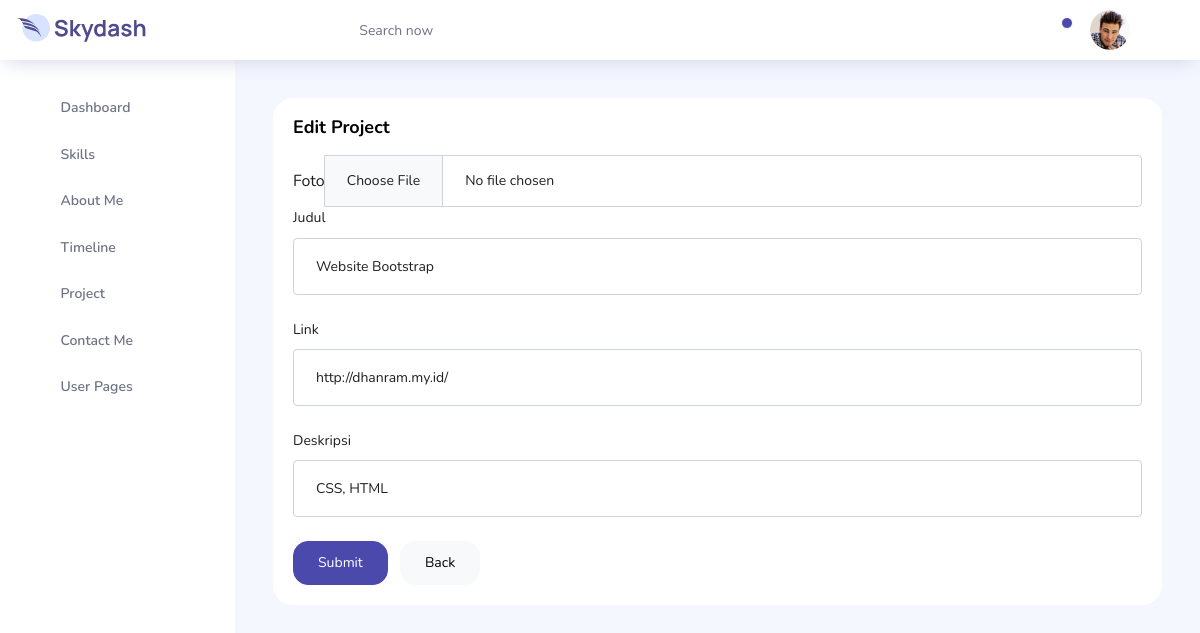
Screenshot of /admin/project_add.php?edit=3 with the database file from the repository.
### tables this page shows
CREATE TABLE `project` (
  `id` int(11) NOT NULL,
  `judul` varchar(100) NOT NULL,
  `foto` varchar(150) NOT NULL,
  `deskripsi` text NOT NULL,
  `link` varchar(100) DEFAULT NULL,
  `created_at` timestamp NOT NULL DEFAULT current_timestamp(),
  `updated_at` timestamp NOT NULL DEFAULT current_timestamp() ON UPDATE current_timestamp()
);

### admin/project_add.php (the view, shortened to what this page needs)
<?php
include '../conn.php';
$id = isset($_GET['edit']) ? $_GET['edit'] : '';
$queryEdit = mysqli_query($conn, "SELECT * FROM project WHERE id = '$id'");
$rowEdit = mysqli_fetch_assoc($queryEdit);
?>
<!DOCTYPE html>
<html lang="en">
<head>
    <link rel="stylesheet" href="assets/vendors/feather/feather.css">
    <link rel="stylesheet" href="assets/vendors/ti-icons/css/themify-icons.css">
    <link rel="stylesheet" href="assets/vendors/css/vendor.bundle.base.css">
    <link rel="stylesheet" href="assets/vendors/font-awesome/css/font-awesome.min.css">
    <link rel="stylesheet" href="assets/vendors/mdi/css/materialdesignicons.min.css">
    <link rel="stylesheet" href="assets/css/style.css">
</head>
<body>
    <div class="container-scroller">
        <?php include 'inc/header.php'; ?>
        <div class="container-fluid page-body-wrapper">
            <?php include 'inc/sidebar.php'; ?>
            <div class="main-panel">
                <div class="content-wrapper">
                    <div class="row">
                        <div class="col-12 grid-margin stretch-card">
                            <div class="card">
                                <div class="card-body">
                                    <h4 class="card-title"><?php echo isset($_GET['edit']) ? 'Edit' : 'Add' ?> Project</h4>
                                    <form class="forms-sample" method="POST">
                                        <div class="input-group col-xs-6 d-flex align-items-center">
                                            <label for="">Foto</label>
                                            <input type="file" name="foto" class="form-control file-upload-info">
                                        </div>
                                        <div class="form-group">
                                            <label for="exampleInputName1">Judul</label>
                                            <input type="text" class="form-control" name="judul" id="exampleInputName1" placeholder="Tulis Judul" value="<?php echo isset($_GET['edit']) ? $rowEdit['judul'] : '' ?>">
                                        </div>
                                        <div class="form-group">
                                            <label for="exampleInputEmail3">Link</label>
                                            <input type="text" class="form-control" name="link" id="exampleInputEmail3" placeholder="Link Kegiatan" value="<?php echo isset($_GET['edit']) ? $rowEdit['link'] : '' ?>">
                                        </div>
                                        <div class="form-group">
                                            <label for="exampleInputPassword4">Deskripsi</label>
                                            <input type="text" class="form-control" name="deskripsi" id="exampleInputPassword4" placeholder="Deskripsi Kegiatan" value="<?php echo isset($_GET['edit']) ? $rowEdit['deskripsi'] : '' ?>">
                                        </div>
                                        <button type="submit" name="<?php echo isset($_GET['edit']) ? 'edit' : 'tambah' ?>" class="btn btn-primary me-2">Submit</button>
                                        <a href="project.php" class="btn btn-light">Back</a>
                                    </form>
                                </div>
                            </div>
                        </div>
                    </div>
                </div>
        </div>
    </div>
</body>
</html>

### rows the page displays
project: judul "Website Bootstrap", link "http://dhanram.my.id/", deskripsi "CSS, HTML"
